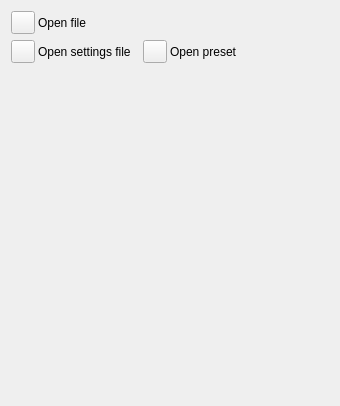
                                 <widget class="QWidget" name="TabInput">
                                  <property name="geometry">
                                   <rect>
                                    <x>0</x>
                                    <y>0</y>
                                    <width>340</width>
                                    <height>406</height>
                                   </rect>
                                  </property>
                                  <attribute name="label">
                                   <string>Input</string>
                                  </attribute>
                                  <layout class="QVBoxLayout" name="verticalLayout_149">
                                   <item>
                                    <widget class="QWidget" name="widget_60" native="true">
                                     <layout class="QVBoxLayout" name="verticalLayout_147">
                                      <property name="spacing">
                                       <number>0</number>
                                      </property>
                                      <property name="leftMargin">
                                       <number>0</number>
                                      </property>
                                      <property name="topMargin">
                                       <number>0</number>
                                      </property>
                                      <property name="rightMargin">
                                       <number>0</number>
                                      </property>
                                      <property name="bottomMargin">
                                       <number>0</number>
                                      </property>
                                      <item>
                                       <layout class="QGridLayout" name="gridLayout_5" rowstretch="0,0" columnstretch="0,0,0" rowminimumheight="0,0" columnminimumwidth="0,0,0">
                                        <property name="leftMargin">
                                         <number>0</number>
                                        </property>
                                        <property name="topMargin">
                                         <number>0</number>
                                        </property>
                                        <property name="rightMargin">
                                         <number>0</number>
                                        </property>
                                        <property name="bottomMargin">
                                         <number>0</number>
                                        </property>
                                        <property name="spacing">
                                         <number>0</number>
                                        </property>
                                        <item row="0" column="0">
                                         <widget class="QWidget" name="widget_4" native="true">
                                          <layout class="QHBoxLayout" name="horizontalLayout_7">
                                           <property name="spacing">
                                            <number>3</number>
                                           </property>
                                           <property name="leftMargin">
                                            <number>0</number>
                                           </property>
                                           <property name="topMargin">
                                            <number>0</number>
                                           </property>
                                           <property name="rightMargin">
                                            <number>6</number>
                                           </property>
                                           <property name="bottomMargin">
                                            <number>3</number>
                                           </property>
                                           <item>
                                            <widget class="QToolButton" name="OpenFileButton">
                                             <property name="toolTip">
                                              <string>Load image</string>
                                             </property>
                                             <property name="icon">
                                              <iconset resource="../qrc/photivo.qrc">
                                               <normaloff>:/dark/icons/load-image.png</normaloff>:/dark/icons/load-image.png</iconset>
                                             </property>
                                             <property name="iconSize">
                                              <size>
                                               <width>16</width>
                                               <height>16</height>
                                              </size>
                                             </property>
                                            </widget>
                                           </item>
                                           <item>
                                            <widget class="QLabel" name="label_8">
                                             <property name="text">
                                              <string>Open file</string>
                                             </property>
                                            </widget>
                                           </item>
                                          </layout>
                                         </widget>
                                        </item>
                                        <item row="1" column="1">
                                         <widget class="QWidget" name="widget_23" native="true">
                                          <layout class="QHBoxLayout" name="horizontalLayout_16">
                                           <property name="spacing">
                                            <number>3</number>
                                           </property>
                                           <property name="leftMargin">
                                            <number>6</number>
                                           </property>
                                           <property name="topMargin">
                                            <number>3</number>
                                           </property>
                                           <property name="rightMargin">
                                            <number>6</number>
                                           </property>
                                           <property name="bottomMargin">
                                            <number>0</number>
                                           </property>
                                           <item>
                                            <widget class="QToolButton" name="OpenPresetFileButton">
                                             <property name="toolTip">
                                              <string>Open settings file</string>
                                             </property>
                                             <property name="icon">
                                              <iconset resource="../qrc/photivo.qrc">
                                               <normaloff>:/dark/icons/load-config.png</normaloff>:/dark/icons/load-config.png</iconset>
                                             </property>
                                             <property name="iconSize">
                                              <size>
                                               <width>16</width>
                                               <height>16</height>
                                              </size>
                                             </property>
                                            </widget>
                                           </item>
                                           <item>
                                            <widget class="QLabel" name="label_29">
                                             <property name="text">
                                              <string>Open preset</string>
                                             </property>
                                            </widget>
                                           </item>
                                          </layout>
                                         </widget>
                                        </item>
                                        <item row="1" column="0">
                                         <widget class="QWidget" name="widget_19" native="true">
                                          <layout class="QHBoxLayout" name="horizontalLayout_12">
                                           <property name="spacing">
                                            <number>3</number>
                                           </property>
                                           <property name="leftMargin">
                                            <number>0</number>
                                           </property>
                                           <property name="topMargin">
                                            <number>3</number>
                                           </property>
                                           <property name="rightMargin">
                                            <number>6</number>
                                           </property>
                                           <property name="bottomMargin">
                                            <number>0</number>
                                           </property>
                                           <item>
                                            <widget class="QToolButton" name="OpenSettingsFileButton">
                                             <property name="toolTip">
                                              <string>Open settings file</string>
                                             </property>
                                             <property name="icon">
                                              <iconset resource="../qrc/photivo.qrc">
                                               <normaloff>:/dark/icons/load-config.png</normaloff>:/dark/icons/load-config.png</iconset>
                                             </property>
                                             <property name="iconSize">
                                              <size>
                                               <width>16</width>
                                               <height>16</height>
                                              </size>
                                             </property>
                                            </widget>
                                           </item>
                                           <item>
                                            <widget class="QLabel" name="label_24">
                                             <property name="text">
                                              <string>Open settings file</string>
                                             </property>
                                            </widget>
                                           </item>
                                          </layout>
                                         </widget>
                                        </item>
                                        <item row="1" column="2">
                                         <spacer name="horizontalSpacer_20">
                                          <property name="orientation">
                                           <enum>Qt::Horizontal</enum>
                                          </property>
                                          <property name="sizeHint" stdset="0">
                                           <size>
                                            <width>5</width>
                                            <height>10</height>
                                           </size>
                                          </property>
                                         </spacer>
                                        </item>
                                        <item row="0" column="1">
                                         <widget class="QWidget" name="widget_24" native="true">
                                          <layout class="QHBoxLayout" name="horizontalLayout_17">
                                           <property name="leftMargin">
                                            <number>6</number>
                                           </property>
                                           <property name="topMargin">
                                            <number>0</number>
                                           </property>
                                           <property name="rightMargin">
                                            <number>6</number>
                                           </property>
                                           <property name="bottomMargin">
                                            <number>3</number>
                                           </property>
                                           <item>
                                            <spacer name="horizontalSpacer_23">
                                             <property name="orientation">
                                              <enum>Qt::Horizontal</enum>
                                             </property>
                                             <property name="sizeType">
                                              <enum>QSizePolicy::Fixed</enum>
                                             </property>
                                             <property name="sizeHint" stdset="0">
                                              <size>
                                               <width>2</width>
                                               <height>10</height>
                                              </size>
                                             </property>
                                            </spacer>
                                           </item>
                                           <item>
                                            <widget class="QWidget" name="UseThumbnailWidget" native="true"/>
                                           </item>
                                          </layout>
                                         </widget>
                                        </item>
                                       </layout>
                                      </item>
                                     </layout>
                                    </widget>
                                   </item>
                                   <item>
                                    <spacer name="verticalSpacer_72">
                                     <property name="orientation">
                                      <enum>Qt::Vertical</enum>
                                     </property>
                                     <property name="sizeHint" stdset="0">
                                      <size>
                                       <width>20</width>
                                       <height>367</height>
                                      </size>
                                     </property>
                                    </spacer>
                                   </item>
                                  </layout>
                                 </widget>
